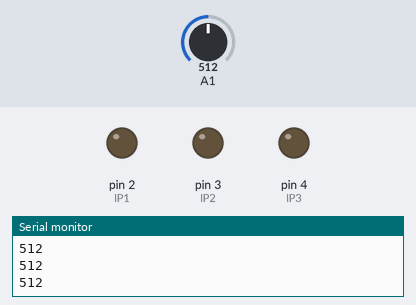
Simulated run of this sketch. Board: Arduino Uno, built with avr-gcc and run on an emulated ATmega328P. On the bench: output pins drawn as LEDs (lit = HIGH), the last lines printed to the serial monitor. Inputs (shaded band) come from the test bench; at power-on: A1 = 512.

Above: at 1.2 s.
1.3 s: A1 set to 716
At 1.9 s:
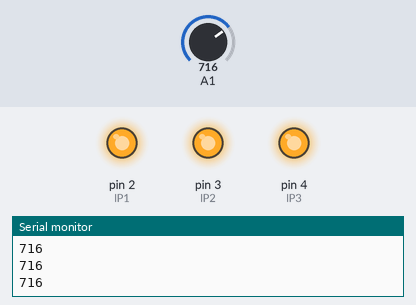
2.8 s: A1 set to 511
At 3.1 s:
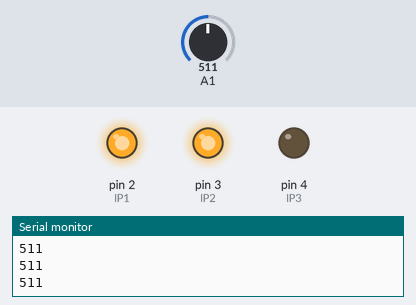
4.3 s: A1 set to 245
At 5.4 s:
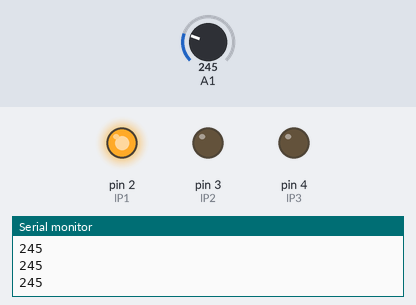
5.8 s: A1 set to 264
At 6.6 s:
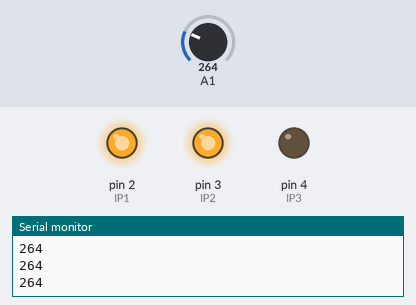
7.3 s: A1 set to 244
At 7.7 s:
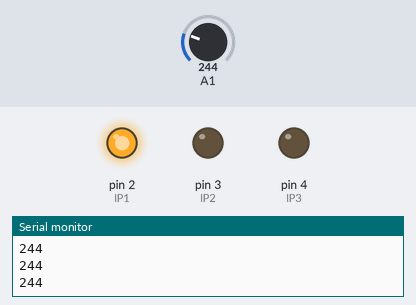
Timing chart, 0 to 9.8 s (numbered marks = the images above; inputs shaded):
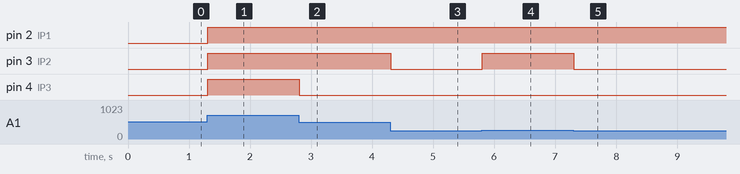

Measured:
- after the input at 1.3 s, pin 2 (lP1), pin 3 (lP2), pin 4 (lP3): LOW → HIGH at once
- after the input at 2.8 s, pin 4 (lP3): HIGH → LOW at once
- after the input at 4.3 s, pin 3 (lP2): HIGH → LOW at once
- after the input at 5.8 s, pin 3 (lP2): LOW → HIGH at once
- after the input at 7.3 s, pin 3 (lP2): HIGH → LOW at once

The sketch:

rgb_light_and_knobv2.ino
```cpp
int sensorPin = 0;
int lP1 = 2;
int lP2 = 3;
int lP3 = 4;


void setup() {
  // put your setup code here, to run once:
Serial.begin(9600);

pinMode(lP1, OUTPUT);
pinMode(lP2, OUTPUT);
pinMode(lP3, OUTPUT);

}

void loop() {
  // put your main code here, to run repeatedly:

 int sensorPin = analogRead(A1);
  Serial.println(sensorPin);
 if ((sensorPin <= 254) &&(sensorPin > 10)) {
  digitalWrite(lP1,HIGH);
  digitalWrite(lP2,LOW);
  digitalWrite(lP3,LOW);

}

 else if ((sensorPin <= 511) &&(sensorPin > 255)) {
  digitalWrite(lP1,HIGH);
  digitalWrite(lP2,HIGH);
  digitalWrite(lP3,LOW);

}

 else if ((sensorPin <=800 ) &&(sensorPin > 512)) {
  digitalWrite(lP1,HIGH);
  digitalWrite(lP2,HIGH);
  digitalWrite(lP3,HIGH);

}

 else if ((sensorPin <=1023 ) &&(sensorPin > 801)) {
  digitalWrite(lP1,HIGH);
  digitalWrite(lP2,HIGH);
  digitalWrite(lP3,HIGH);


}

else {
  digitalWrite(lP1,LOW);
  digitalWrite(lP2,LOW);
  digitalWrite(lP3,LOW);


  }
}
```
